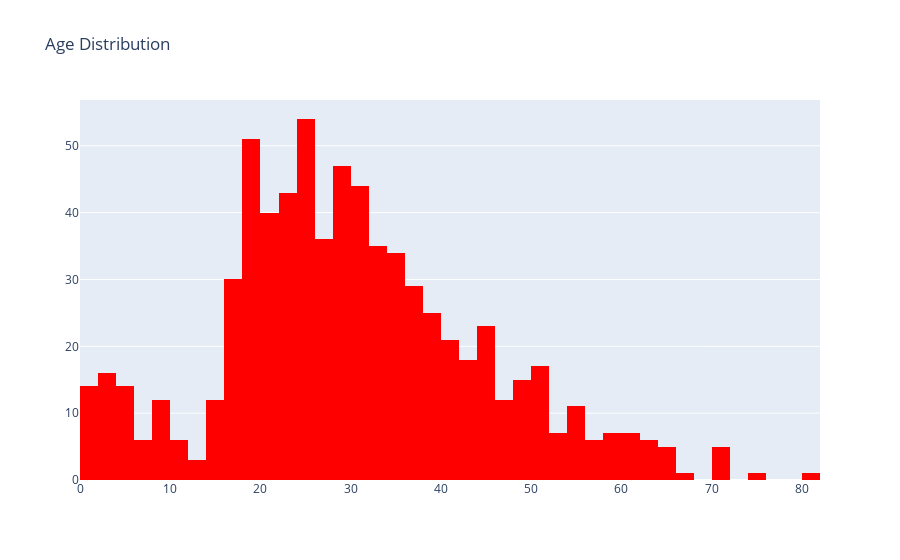

Here is the notebook cell this chart was saved with:
### Code cell
trace=go.Histogram(x=data['Age'],nbinsx=70,marker={'color':'red'})
layout = go.Layout(title="Age Distribution")
fig = go.Figure(data= trace,layout = layout)
iplot(fig)

### Figure 1 — Plotly figure (JSON) as saved in the notebook; plotly's stock layout.template omitted (floating-point values rounded to 4 significant figures; data arrays with more than 128 entries replaced by an {"elided": "..."} marker saying what was removed)
{"data": [{"marker": {"color": "red"}, "nbinsx": 70, "type": "histogram", "x": {"elided": "891 float values"}}], "layout": {"autosize": true, "title": {"text": "Age Distribution"}, "xaxis": {"autorange": true, "range": [0, 82], "type": "linear"}, "yaxis": {"autorange": true, "range": [0, 56.84]}}}
